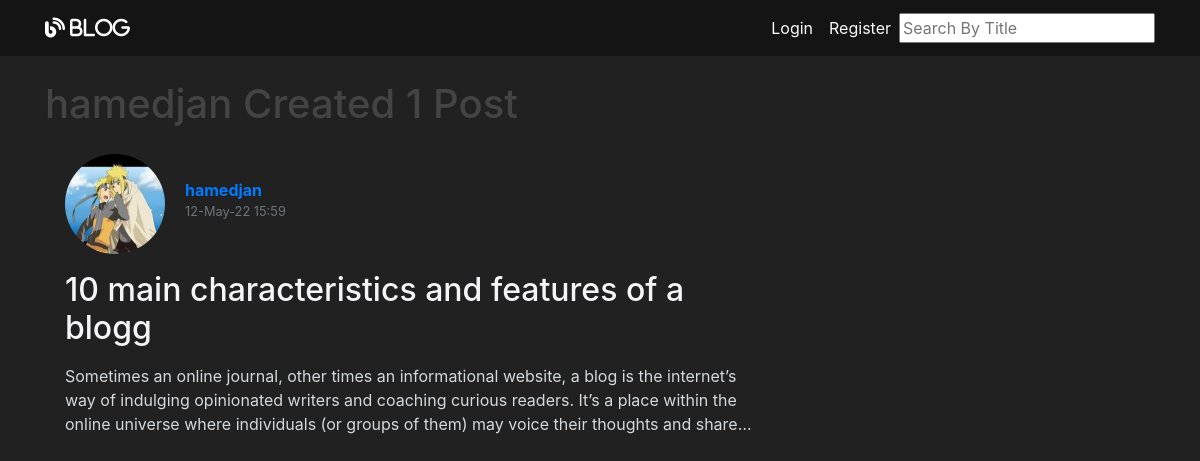
The app's page /user/hamedjan with its own data.
### flaskblog/models.py (models this page shows, shortened)
class User(db.Model, UserMixin):
    id = db.Column(db.Integer, primary_key=True)
    username = db.Column(db.String(20), unique=True, nullable=False)
    role=db.Column(db.Integer,nullable=False,default=3)
    email = db.Column(db.String(120), unique=True, nullable=False)
    image_file = db.Column(db.String(20), nullable=False, default='default.jpg')
    password = db.Column(db.String(60), nullable=False)
    posts = db.relationship('Post', backref='author', lazy=True)
    liked = db.relationship('PostLike',foreign_keys='PostLike.user_id',
    backref='user', lazy='dynamic')

class Post(db.Model):
    id = db.Column(db.Integer, primary_key=True)
    title = db.Column(db.String(100), nullable=False)
    date_posted = db.Column(db.DateTime, nullable=False, default=datetime.now())
    content = db.Column(db.Text, nullable=False)
    user_id = db.Column(db.Integer, db.ForeignKey('user.id'), nullable=False)
    likes = db.relationship('PostLike', backref='post', lazy='dynamic')
    is_approved = db.Column(db.Boolean, default=False)
    image_file = db.Column(db.String(20), nullable=True)
    short_description = db.Column(db.String(250), nullable=False)

### flaskblog/routes.py (the view)
@app.route("/user/<string:username>")
def user_posts(username):
    page = request.args.get('page', 1, type=int)
    user = User.query.filter_by(username=username).first_or_404()
    posts = Post.query.filter_by(author=user)\
                .order_by(Post.date_posted.desc())\
                .paginate(page=page, per_page=5)
    searchForm = SearchForm()
    return render_template('user_posts.html', posts=posts, user=user, searchForm =searchForm )

### flaskblog/forms.py
class SearchForm(FlaskForm):
    searched = StringField('Searched',validators=[DataRequired()] )
    submit = SubmitField('Submit')

### flaskblog/routes.py (called while the page is built)
@app.context_processor
def utility_processor():
    def slug(post):
        return post.title.replace(' ', '-') + '-' + str(post.id)
    return dict(slug=slug)

### flaskblog/templates/user_posts.html (shortened to what this page needs)
{% extends "layout.html" %}
{% block content %}
    <h1 class="mb-3">
        {{ user.username }} Created {{ posts.total }} Post
    </h1>
    {% for post in posts.items %}
        <article class="media content-section d-flex flex-row">
            <div class="media-body">
                <div class="article-metadata d-flex justify-content-start mb-0">
                    <div class="d-flex">
                        <img src="{{ url_for('static', filename='profile_pics/' + post.author.image_file) }}" alt=""
                            class="rounded-circle account-img">
                        <div class="d-block mt-4">
                            <a class="d-block mr-2" href="{{ url_for('user_posts', username=post.author.username) }}" style=" font-weight: bold; ">{{ post.author.username }}</a>
                            <small class="d-block text-muted">{{ post.date_posted.strftime('%d-%B-%y %H:%M') }}</small>
                        </div>
                    </div>
                </div>
                <h2>
                    <a class="article-title" href="{{ url_for('post', slug=slug(post)) }}">{{ post.title }}</a>
                </h2>
                <p class="article-content post-preview">{{ post.content|safe }}</p>
            </div>
        </article>
    {% endfor %}
{% endblock %}

### flaskblog/static/main.css (style rules this page uses)
body { background: #fafafa; color: #333333; margin-top: 5rem; }
h1, h2, h3, h4, h5, h6 { color: #444444; }
.article-content { white-space: pre-line; }
.post-preview + p { overflow: hidden; text-overflow: ellipsis; display: -webkit-box; -webkit-line-clamp: 3; -webkit-box-orient: vertical; }
.content-section { color: #d4d9dd; padding: 10px 20px; border-radius: 5px; margin-bottom: 20px; }
.article-title { color: #f5f5f8; }
.article-content { white-space: pre-line; word-break: break-all; }
.article-metadata { padding-bottom: 1px; margin-bottom: 4px; }
.account-img { height: 100px; width: 100px; margin-right: 20px; margin-bottom: 16px; }

### flaskblog/templates/layout.html (style rules this page uses)
body { background-color: #212121; color: white }

### records on screen
User: username "hamedjan"
Post: image_file (picture), author.username "hamedjan", date_posted "12-May-22 15:59", title "10 main characteristics and features of a blogg", content "Sometimes an online journal, other times an informational website, a blog is the internet’s way of indulging opinionated writers and coaching curious readers. It’s a place within the online universe where individuals (or groups of them) may voice their thoughts and…"

### other values on screen
{{ posts.total }} "1"
